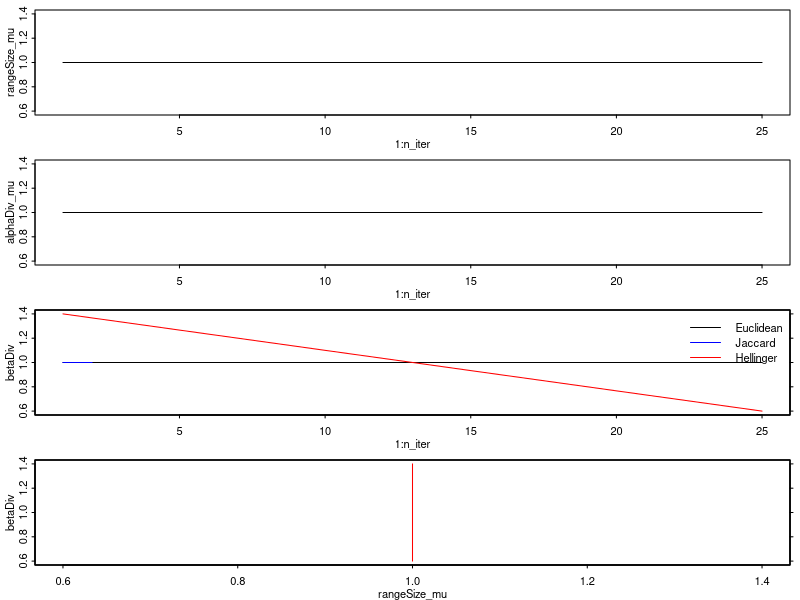

The R source for this figure: (Note: this script raises an error after producing the figure.)

# ==============================
# = Simulating Spreading Range =
# ==============================
# ---- setup ----
nspp <- 25
nsite <- 25
nr <- nsite
nc <- nspp
n_iter <- 25

grow <- FALSE
moveDir <- c("left","right")[2] #[1:2]

# ---- transfer matrix ----
transf <- diag(nrow=nsite)
if(!grow){
	diag(transf) <- 0
}
if("left"%in%moveDir){
	transf[row(transf)-col(transf)==-1] <- 1	
	transf[1,1] <- 1 # so it doesn't go extinct if grow=FALSE
}
if("right"%in%moveDir){
	transf[row(transf)-col(transf)==1] <- 1
	transf[nrow(transf),ncol(transf)] <- 1 # so it doesn't go extinct if grow=FALSE
}


# ---- start with each species in different site ----
starting <- matrix(0, nrow=nsite, ncol=nspp)
start_occ <- sample(1:nsite, nspp, replace=(nspp>nsite)) # the sites that start with a species
starting[as.matrix(data.frame(row=start_occ, col=1:nspp))] <- 1

# ---- dynamics ----
occupancy <- vector('list', n_iter)
occupancy[[1]] <- starting
for(i in 2:n_iter){
	occupancy[[i]] <- pmin(transf%*%occupancy[[i-1]],1)
}

# =================================
# = Calculate Range and Diversity =
# =================================
# ---- range size ----
rangeSize <- lapply(occupancy, colSums)
rangeSize_mu <- sapply(rangeSize, mean)

# ---- alpha diversity ----
alphaDiv <- lapply(occupancy, rowSums)
alphaDiv_mu <- sapply(alphaDiv, mean)

# ---- Euclidean beta ----
euc <- function(x){
	sum(scale(x,scale=FALSE)^2)/(nrow(x)-1)
}
betaDiv <- sapply(occupancy, euc) #

# ---- Jaccard beta ----
jaccard <- function(x){
	n <- nrow(x)
	d <- ade4::dist.binary(x, method=1) # requires ade4 package
	sstot <- sum(d^2)/n
	sstot/(n-1)
}
betaDiv_jaccard <- sapply(occupancy, jaccard)

# ---- Hellinger beta ----
hellinger <- function(x){
	n <- nrow(x)
	Y <- vegan::decostand(x, "hellinger") # requires vegan package
	s <- scale(Y, center=TRUE, scale=FALSE)^2
	sum(s) /(n-1)
}
betaDiv_hellinger <- sapply(occupancy, hellinger)


# ========
# = Plot =
# ========
# pdf("~/Desktop/range_alpha_beta.pdf", width=3.5, height=6)
dev.new(width=3.5, height=6)
par(mfrow=c(4,1), mar=c(1.75,1.75,0.5,0.5), tcl=-0.15, mgp=c(0.85,0.2,0), ps=8, cex=1)

plot(1:n_iter, rangeSize_mu, type='l')

plot(1:n_iter, alphaDiv_mu, type='l')

plot(1:n_iter, betaDiv, type='l')
par(new=TRUE)
plot(1:n_iter, betaDiv_jaccard, type='l', xaxt='n', yaxt='n', xlab='', ylab='', col='blue')
axis(side=4)
par(new=TRUE)
plot(1:n_iter, betaDiv_hellinger, type='l', xaxt='n', yaxt='n', xlab='', ylab='', col='red')
legend(
	"topright", 
	legend=c("Euclidean", "Jaccard", "Hellinger"), 
	col=c("black","blue","red"), 
	lty=1, y.intersp = 0.75, bty='n'
)

plot(rangeSize_mu, betaDiv, type='l')
par(new=TRUE)
plot(rangeSize_mu, betaDiv_jaccard, type='l', xaxt='n', yaxt='n', xlab='', ylab='', col='blue')
axis(side=4)
par(new=TRUE)
plot(rangeSize_mu, betaDiv_hellinger, type='l', xaxt='n', yaxt='n', xlab='', ylab='', col='red')
# dev.off()

# =================
# = Gif Animation =
# =================
old.wd <- getwd()
setwd("~/Desktop")
saveGIF(
	{
		ani.options(inverval=0.0001)
		for(i in 1:n_iter){
			# par(mfrow=c(1,1), mar=c(2,2,0.5,0.1), ps=10, cex=1, mgp=c(0.5,0.15,0), tcl=-0.15, family="Times")
			image(occupancy[[i]], xlab='location', ylab='species')
			
			par(new=TRUE)
			plot(1:i, betaDiv_hellinger[1:i], type='l', xaxt='n', yaxt='n', xlab='', ylab='', col='white', lwd=3, ylim=range(betaDiv_hellinger), xlim=c(1,n_iter))
			lines(1:i, betaDiv_hellinger[1:i])
			axis(side=4)
		}
	
	},
	ani.height=400,
	ani.width=400,
	movie.name="betaDiv_distribution.gif",
)
setwd(old.wd)
